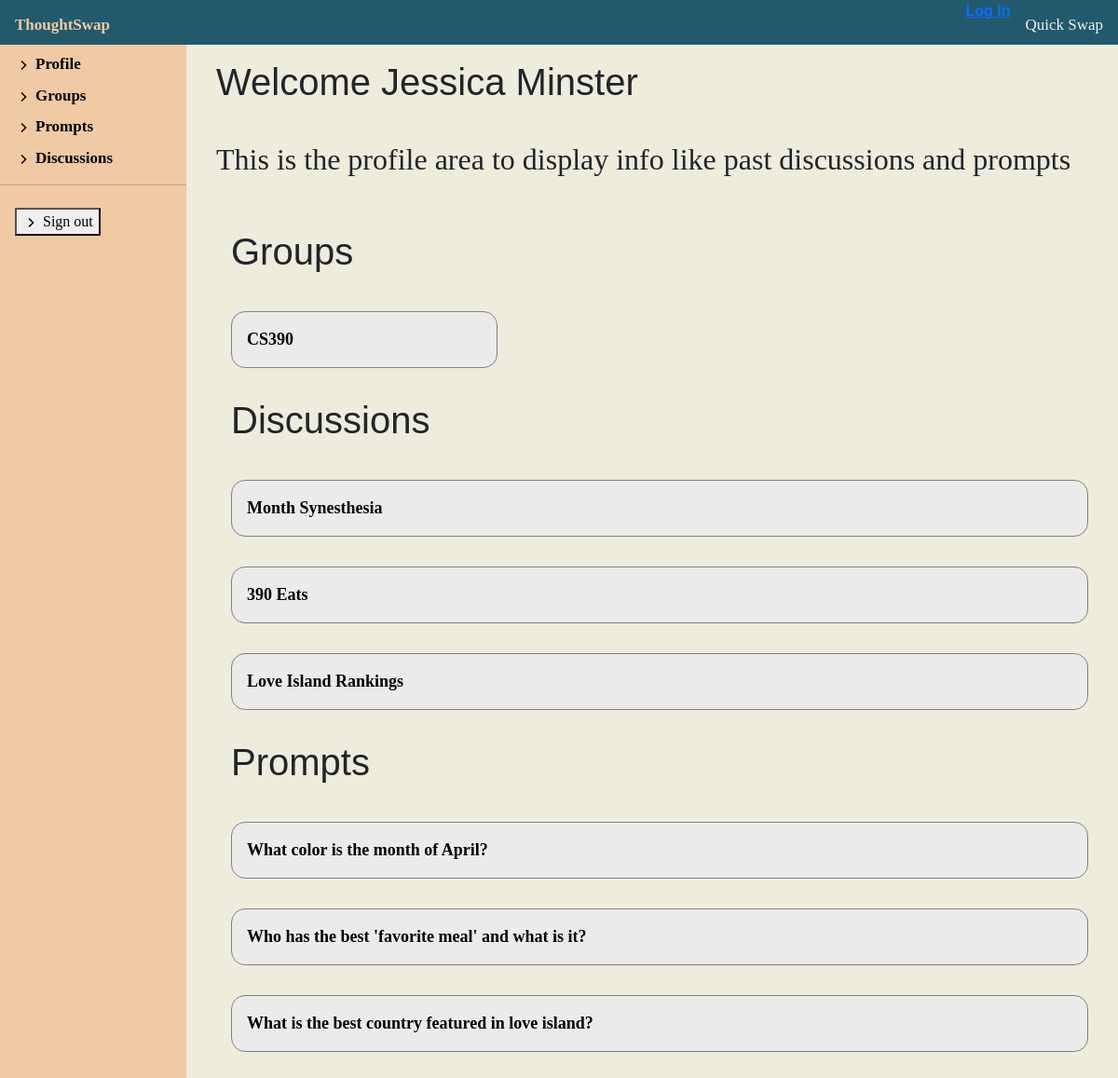
/discussion/1/profile, run on an earlier commit of the app's database.
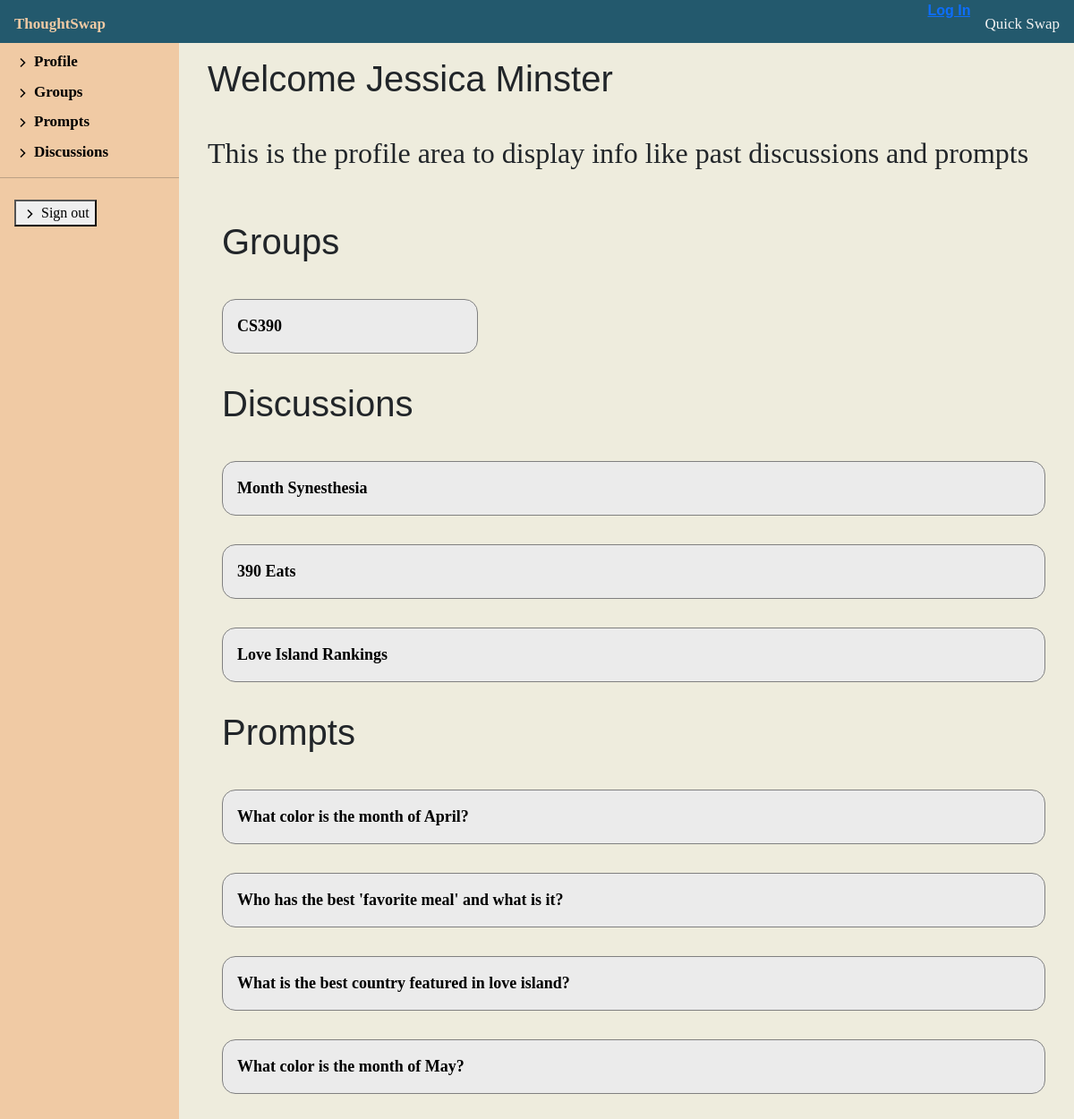
And on a later commit of the database.
### discussion/models.py (models this page shows, shortened)
class Group(models.Model):
    facilitator = models.ForeignKey(
        'Facilitator', on_delete=models.SET_NULL, null=True)
    name = models.CharField(max_length=100, null=False, blank=False, default='Group')
    size = models.IntegerField(null=False, blank=False, default=0)
    def __str__(self):
        return f'{self.name}'

class Discussion(models.Model):
    code = models.IntegerField(default=0, null=False, blank=False)
    name = models.CharField(max_length=200, default='Discussion')
    group = models.ForeignKey('Group', on_delete=models.SET_NULL, null=True)
    def __str__(self):
        return self.name

class Prompt(models.Model):
    id = models.AutoField(primary_key=True)
    content = models.TextField(
        max_length=1000, help_text='Enter a prompt for the discussion', blank=False, null=False)
    discussion = models.ForeignKey(
        'Discussion', on_delete=models.SET_NULL, null=True, blank=True)
    author = models.ForeignKey('Facilitator', on_delete=models.SET_NULL, null=True)
    def __str__(self):
        return f'{self.content}'

### discussion/views.py (the view)
# urls.py: path('<int:pk>/profile', views.FacilitatorProfileView.as_view(), name='facilitator-profile'),
class FacilitatorProfileView(generic.ListView):
    model = Facilitator
    template_name = 'discussion/profile/facilitator_profile.html'
    def get_context_data(self, **kwargs):
        context = super(FacilitatorProfileView,
                        self).get_context_data(**kwargs)
        context['facilitator'] = Facilitator.objects.get(pk=self.kwargs['pk'])
        return context

### discussion/models.py (called while the page is built)
    def __str__(self):
        return f'{self.first_name} {self.last_name}'

### discussion/templates/discussion/profile/facilitator_profile.html (shortened to what the changed rows need)
{% extends "index.html" %}
{% block content %}
<div class="profile-container">
    {% block profileContent %}
    <div class="facilitator-profile">
        <h1 class="discussion-header">Welcome {{ facilitator }}</h1>
        <h2 class="discussion-header">This is the profile area to display info like past discussions and prompts
        </h2>
        <div class="profile-container" id="create-prompt">
            <div class="response-board">
                <h1 class="discussion-header">Groups</h1>
                <div class="group-board">
                    {% for group in facilitator.group_set.all %}
                    <div class="group-crud">
                        <a class="profile-list-header" href="{% url 'view-group' pk=facilitator.pk name=group %}"><span>{{ group.name }}</span></a>
                    </div>
                    {% endfor %}
                </div>
                <h1 class="discussion-header">Discussions</h1>
                {% for group in facilitator.group_set.all %}
                {% for discussion in group.discussion_set.all %}
                <div class="prompt-crud">
                    <div>
                        <a class="profile-list-header" href="{% url 'view-responses' pk=facilitator.pk name=group.name code=discussion.code %}"><span>{{ discussion }}</span></a>
                    </div>
                </div>
                {% endfor %}
                {% endfor %}
                <h1 class="discussion-header">Prompts</h1>
                {% for prompt in facilitator.prompt_set.all %}
                <div class="prompt-crud">
                    <div>
                        <a class="profile-list-header" href="{% url 'prompt-detail' pk=facilitator.pk id=prompt.id %}"><span>{{ prompt }}</span></a>
                    </div>
                </div>
                {% endfor %}
            </div>
        </div>
    </div>
    {% endblock %}
</div>
{% endblock %}

What changed in the data, as far as the page shows it:
added Prompt: content "What color is the month of May?"
